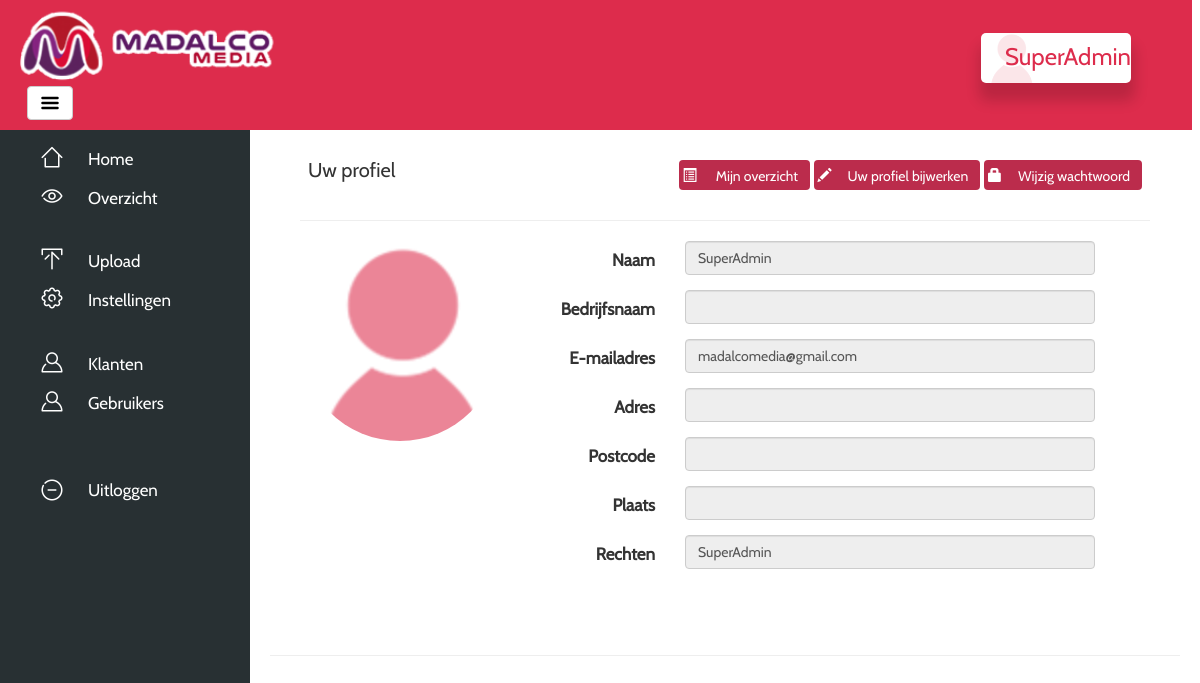
/?page=profile (signed in), run on the app's committed database.
### tables this page shows
CREATE TABLE `settings` (
  `id` int(11) NOT NULL,
  `SMTP` varchar(64) NOT NULL,
  `SMTPport` varchar(64) NOT NULL,
  `Email` varchar(64) NOT NULL,
  `Mailpass` varchar(64) NOT NULL,
  `Logo` varchar(100) NOT NULL,
  `Header` varchar(64) NOT NULL,
  `Host` varchar(64) NOT NULL,
  `globalmail` tinyint(1) NOT NULL,
  `contactmail` varchar(64) NOT NULL,
  `background` varchar(64) NOT NULL
);

CREATE TABLE `users` (
  `id` int(11) NOT NULL,
  `profimg` varchar(100) NOT NULL DEFAULT 'profile.png',
  `naam` varchar(60) NOT NULL,
  `email` varchar(60) NOT NULL,
  `altmail` varchar(60) NOT NULL,
  `paswoord` varchar(256) NOT NULL,
  `permgroup` int(11) NOT NULL DEFAULT '2',
  `bedrijfsnaam` varchar(64) NOT NULL,
  `adres` varchar(64) NOT NULL,
  `postcode` varchar(8) NOT NULL,
  `plaats` varchar(64) NOT NULL,
  `lang` varchar(4) NOT NULL DEFAULT 'nl',
  `active` tinyint(1) NOT NULL DEFAULT '1',
  `paswoordvergeten` varchar(256) NOT NULL,
  `passresetdate` datetime NOT NULL
);

CREATE TABLE `permgroup` (
  `id` int(11) NOT NULL,
  `userperm` int(11) NOT NULL,
  `name` varchar(64) NOT NULL,
  `assignable` int(11) NOT NULL
);

### config/constants.php (called while the page is built, shortened)
<?php
$user = new UserController();
if(isset($_SESSION['usr_id'])) {
 $usr = $user->getUserById($_SESSION['usr_id']);
}
if($usr['lang']) {
 switch($usr['lang']) {
  default:
   $language = 'nl';
   break;
 }
}
else {
 include_once 'language/nl.php';
}

### app/Controller/UserController.php (called while the page is built, shortened)
<?php
class UserController
{
    private $model;
    public function __construct()
    {
        $this->model = new User();
    }
    public function getPermission($row, $perm)
    {
        return $this->model->getPermission($row, $perm);
    }
    public function getAdminSettings()
    {
        return $this->model->getAdminSettings();
    }
    public function getPermissionGroup($id)
    {
        return $this->model->getPermissionGroup($id);
    }
    public function getPermissionGroupName($value)
    {
        return $this->model->getPermissionGroupName($value);
    }
    public function getUserById($id)
    {
        return $this->model->getUserById($id);
    }
}

### app/Model/User.php (called while the page is built, shortened)
<?php
class User
{
    private $db;
    public function __construct()
    {
        $this->db = new DbUser();
    }
    public function getAdminSettings()
    {
        return $this->db->getAdminSettings();
    }
    public function getPermission($row, $perm)
    {
        return $this->db->getPermission($row, $perm);
    }
    public function getPermissionGroup($id)
    {
        return $this->db->getPermissionGroup($id);
    }
    public function getPermissionGroupName($value)
    {
        return $this->db->getPermissionGroupName($value);
    }
    public function getUserById($id)
    {
        return $this->db->getUserById($id);
    }
}

### app/Model/DbUser.php (called while the page is built, shortened)
<?php
class DbUser extends Database
{
    public function getAdminSettings()
    {
        $sql = "SELECT * FROM `settings` WHERE `id` = '0'";
        if ($result = $this->dbQuery($sql)) {
            return mysqli_fetch_assoc($result);
        }
        return false;
    }
    public function getPermission($row, $perm)
    {
        $sql = "SELECT * FROM `permissions` WHERE `permission` = '{$perm}'";
        $result = $this->dbQuery($sql);
        $value = mysqli_fetch_assoc($result);
        $sql1 = "SELECT * FROM `permgroup` WHERE `userperm` = '{$row}'";
        $result1 = $this->dbQuery($sql1);
        $value1 = mysqli_fetch_assoc($result1);
        $groupname = $value1['name'];
        if ($value) {
            return $value[$groupname];
        }
    }
    public function getPermissionGroup($id)
    {
        $sql = "SELECT `permgroup` FROM `users` WHERE `id` = '{$id}'";
        if ($result = $this->dbQuery($sql)) {
            return mysqli_fetch_assoc($result);
        }
    }
    public function getPermissionGroupName($value)
    {
        $sql = "SELECT * FROM `permgroup` WHERE `userperm` = '{$value}'";
        $result = $this->dbQuery($sql);
        $value = mysqli_fetch_assoc($result);
        if ($value) {
            return $value;
        }
    }
    public function getUserById($id)
    {
        $sql = "SELECT * FROM `users` WHERE `id` = '{$id}'";
        $result = $this->dbQuery($sql);
        $value = mysqli_fetch_assoc($result);
        if ($value) {
            return $value;
        }
    }
}

### app/Model/Database.php (called while the page is built, shortened)
<?php
class Database
{
    protected $connection = null;
    public function __construct()
    {
        $this->connection = mysqli_connect(DB_SERVER, DB_USER, DB_PASS, DB_NAME) or die("There was a problem connecting to the database");
    }
    public function dbQuery($query)
    {
        $this->query_result = $this->connection->query($query);
        return $this->query_result;
    }
}

### config/load.php (called while the page is built, shortened)
<?php
require '../config/constants.php';

### app/Model/permissions.php (called while the page is built, shortened)
<?php
$user = new UserController();
if (isset($_SESSION['usr_id'])) {
    $leid = $user->getPermissionGroup($_SESSION['usr_id']);
    $perm = $user->getPermissionGroupName($leid['permgroup']);
    $mypermgroup = $perm['name'];
    $permgroup = $leid['permgroup'];
}

### app/view/profile.php (the view, shortened to what this page needs)
<?php
$user = new UserController();
$userinfo = $user->getUserById($_SESSION['usr_id']);
?>
<div id="page-content-wrapper">
    <div class="container-fluid">
        <div class="row">
            <div class="col-lg-12 profile">
                <div class="container">
                    <table style="width:100%">
                        <tr>
                            <th style="text-align: left;"><p class="NameText" style="font-weight: normal;"><?= TEXT_YOUR_PROFILE ?></p></th>
                            <th style="text-align: right;">
                                <a href="?page=useroverview">
                                    <button type="button" class="btn btn-labeled btn-success MyOverviewButton">
                                        <span class="btn-label"><i class="glyphicon glyphicon-list-alt"></i></span> <?= BUTTON_MYOVERVIEW ?>
                                    </button>
                                </a>
                                <a href="?page=editprofile">
                                    <button type="button" class="btn btn-labeled btn-success MyOverviewButton">
                                        <span class="btn-label"><i class="glyphicon glyphicon-pencil"></i></span><?= TEXT_EDIT_PROFILE ?>
                                    </button>
                                </a>
                                <a href="?page=newpassword">
                                    <button type="button" class="btn btn-labeled btn-success MyOverviewButton">
                                        <span class="btn-label"><i class="glyphicon glyphicon-lock"></i></span><?= TEXT_EDIT_PASSWORD ?>
                                    </button>
                                </a>
                            </th>
                        </tr>
                    </table>
                    <hr>
                    <div class="row">
                        <div class="col-md-3">
                            <div class="text-center">
                                <div style="background: url(<?= DIR_IMG . $userinfo['profimg'] ?>); background-size: cover; width: 200px; height: 200px; background-position: 50%; margin: 0 auto" class="avatar img-circle"></div>
                            </div>
                        </div>
                        <div class="col-md-9 personal-info">
                            <form class="form-horizontal" role="form">
                                <div class="form-group">
                                    <label class="col-lg-3 control-label"><?= TEXT_NAME ?></label>
                                    <div class="col-lg-8">
                                        <input disabled class="form-control" value="<?= $userinfo['naam'] ?>"
                                               type="text">
                                    </div>
                                </div>
                                <div class="form-group">
                                    <label class="col-lg-3 control-label"><?= TEXT_COMPANY_NAME ?></label>
                                    <div class="col-lg-8">
                                        <input disabled class="form-control" value="<?= $userinfo['bedrijfsnaam'] ?>"
                                               type="text">
                                    </div>
                                </div>
                                <div class="form-group">
                                    <label class="col-lg-3 control-label"><?= TEXT_EMAIL ?></label>
                                    <div class="col-lg-8">
                                        <input disabled class="form-control" value="<?= $userinfo['email'] ?>"
                                               type="text">
                                    </div>
                                </div>
                                <div class="form-group">
                                    <label class="col-lg-3 control-label"><?= TEXT_ADRESS ?></label>
                                    <div class="col-lg-8">
                                        <input disabled class="form-control" value="<?= $userinfo['adres'] ?>"
                                               type="text">
                                    </div>
                                </div>
                                <div class="form-group">
                                    <label class="col-lg-3 control-label"><?= TEXT_POSTALCODE ?></label>
                                    <div class="col-lg-8">
                                        <input disabled class="form-control" size="6"
                                               value="<?= $userinfo['postcode'] ?>" type="text">
                                    </div>
                                </div>
                                <div class="form-group">
                                    <label class="col-lg-3 control-label"><?= TEXT_CITY ?></label>
                                    <div class="col-lg-8">
                                        <input disabled class="form-control" value="<?= $userinfo['plaats'] ?>"
                                               type="text">
                                    </div>
                                </div>
                                <?php if ($user->getPermission($permgroup, 'CAN_EDIT_USER') == '1'){ ?>
                                <div class="form-group">
                                    <label class="col-lg-3 control-label"><?= TEXT_PERMISSION ?></label>
                                    <div class="col-lg-8">
                                        <input disabled class="form-control" value="<?= $mypermgroup ?>" type="text">
                                    </div>
                                </div>
                                <?php } ?>
                        </div>
                    </div>
                </div>
            </div>
        </div>
        <br/>
        <br/>
    </div>
    <hr>
</div>

### app/view/header.php (shortened to what this page needs)
<?php
require_once DIR_MODEL . 'permissions.php';
if (isset($_SESSION['usr_id'])) {
    $myuser = $user->getUserById($_SESSION['usr_id']);
    $myuser = $myuser['naam'];
} else if (isset($user)) {
    $thisuser = $user->getUserById($session->getUserId());
    $myuser = $thisuser['naam'];
} else {
    echo 'User';
}
$settings = new UserController();
$admin = $settings->getAdminSettings();
if (isset($_SESSION['accorduserid']) && !isset($_SESSION['usr_id'])) {
    $userinfo = $user->getUserById($_SESSION['accorduserid']);
    $imgsrc = 'icons/profile.png';
} else {
    $userinfo = $user->getUserById($_SESSION['usr_id']);
    if ($userinfo['profimg'] !== null) {
        $imgsrc = DIR_IMG . $userinfo['profimg'];
    } else {
        $imgsrc = '../icons/profile.png';
    }
}
?>
    <html lang="<?= $language ?>">
    <head>
        <link href="css/bootstrap.min.css" rel="stylesheet">
        <link href="css/select2.min.css" rel="stylesheet"/>
        <link href="css/styles.css" rel="stylesheet">
        <link rel="stylesheet" type="text/css" href="css/dropzone.css" />
        <link rel="stylesheet" href="css/jquery-ui.css">
        <link rel="stylesheet" href="css/jquery.dataTables.min.css">
    </head>
<body>
    <div id="header" style="background: <?= $admin['Header']; ?>">
        <div id="MenuSide">
            <img src="<?= DIR_PUBLIC . $admin['Logo'] ?>" style="width:auto;height:75%;"/>
        </div>
        <div id="MenuButton">
            <a href="#menu-toggle" class="btn btn-default" id="menu-toggle"><img src="icons/menu-alt-20.png"></a>
        </div>
    </div>
    <div id="NameSide">
        <a style="text-decoration: none;" href="?page=profile">
            <div id="UserBlock" style="text-decoration: none;">
                <div id="UserBlockImage" style="background-image: url('<?= $imgsrc ?>');"></div>
                <h3 id="LoggedInAs"><?= $myuser ?></h3>
            </div>
        </a>
    </div>
<div id="wrapper">
    <div id="sidebar-wrapper">
        <ul class="sidebar-nav">
            <li class="nav-button-home">
                <a href="?page=dashboard"><?= TEXT_HOME ?></a>
            </li>
            <li class="nav-button-all">
                <a href="?page=overview"><?= TEXT_OVERVIEW ?></a>
            </li>
            <br/>
            <?php if ($user->getPermission($permgroup, 'CAN_UPLOAD') == 1) { ?>
                <li class="nav-button-upload">
                    <a href="?page=uploadoverview"><?= TEXT_UPLOAD ?></a>
                </li>
            <?php } ?>
            <?php if ($user->getPermission($permgroup, 'CAN_EDIT_SETTINGS') == 1) { ?>
                <li class="nav-button-settings">
                    <a href="?page=settings"><?= TEXT_SETTINGS ?></a>
                </li>
            <?php } ?>
            <br/>
            <?php if ($user->getPermission($permgroup, 'CAN_SHOW_KLANTPAGINA') == 1) { ?>
                <li class="nav-button-users">
                    <a href="?page=manageclients"><?= TEXT_CLIENT ?></a>
                </li>
            <?php } ?>
            <?php if ($user->getPermission($permgroup, 'CAN_SHOW_USERS') == 1) { ?>
                <li class="nav-button-users">
                    <a href="?page=manageusers"><?= TEXT_USER ?></a>
                </li>
            <?php } ?>
            <br/>
            <br/>
            <li class="nav-button-logout">
                <a href="?page=logout"><?= TEXT_LOGOUT ?></a>
            </li>
        </ul>
    </div>

### data on the page
settings: Logo (picture)
users: profimg (placeholder picture), naam "SuperAdmin", email "madalcomedia@gmail.com"
permgroup: name "SuperAdmin"

### other printed values
TEXT_HOME "Home"
TEXT_OVERVIEW "Overzicht"
TEXT_UPLOAD "Upload"
TEXT_SETTINGS "Instellingen"
TEXT_CLIENT "Klanten"
TEXT_USER "Gebruikers"
TEXT_LOGOUT "Uitloggen"
TEXT_YOUR_PROFILE "Uw profiel"
BUTTON_MYOVERVIEW "Mijn overzicht"
TEXT_EDIT_PROFILE "Uw profiel bijwerken"
TEXT_EDIT_PASSWORD "Wijzig wachtwoord"
TEXT_NAME "Naam"
TEXT_COMPANY_NAME "Bedrijfsnaam"
TEXT_EMAIL "E-mailadres"
TEXT_ADRESS "Adres"
